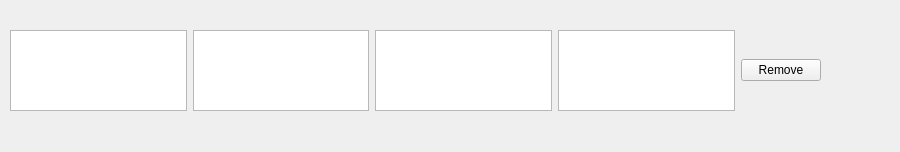
<?xml version="1.0" encoding="UTF-8"?>
<ui version="4.0">
 <class>ViewRemoveItem</class>
 <widget class="QWidget" name="ViewRemoveItem">
  <property name="geometry">
   <rect>
    <x>0</x>
    <y>0</y>
    <width>900</width>
    <height>152</height>
   </rect>
  </property>
  <property name="windowTitle">
   <string>Form</string>
  </property>
  <widget class="QWidget" name="">
   <property name="geometry">
    <rect>
     <x>10</x>
     <y>30</y>
     <width>811</width>
     <height>81</height>
    </rect>
   </property>
   <layout class="QHBoxLayout" name="horizontalLayout">
    <item>
     <widget class="QTextEdit" name="txtTitle">
      <property name="sizePolicy">
       <sizepolicy hsizetype="Preferred" vsizetype="Preferred">
        <horstretch>0</horstretch>
        <verstretch>0</verstretch>
       </sizepolicy>
      </property>
      <property name="readOnly">
       <bool>true</bool>
      </property>
     </widget>
    </item>
    <item>
     <widget class="QTextEdit" name="txtAuthor">
      <property name="readOnly">
       <bool>true</bool>
      </property>
     </widget>
    </item>
    <item>
     <widget class="QTextEdit" name="txtFormat">
      <property name="readOnly">
       <bool>true</bool>
      </property>
     </widget>
    </item>
    <item>
     <widget class="QTextEdit" name="txtAvailable">
      <property name="readOnly">
       <bool>true</bool>
      </property>
     </widget>
    </item>
    <item>
     <widget class="QPushButton" name="removeItemButton">
      <property name="text">
       <string>Remove</string>
      </property>
     </widget>
    </item>
   </layout>
  </widget>
 </widget>
 <resources/>
 <connections/>
</ui>
